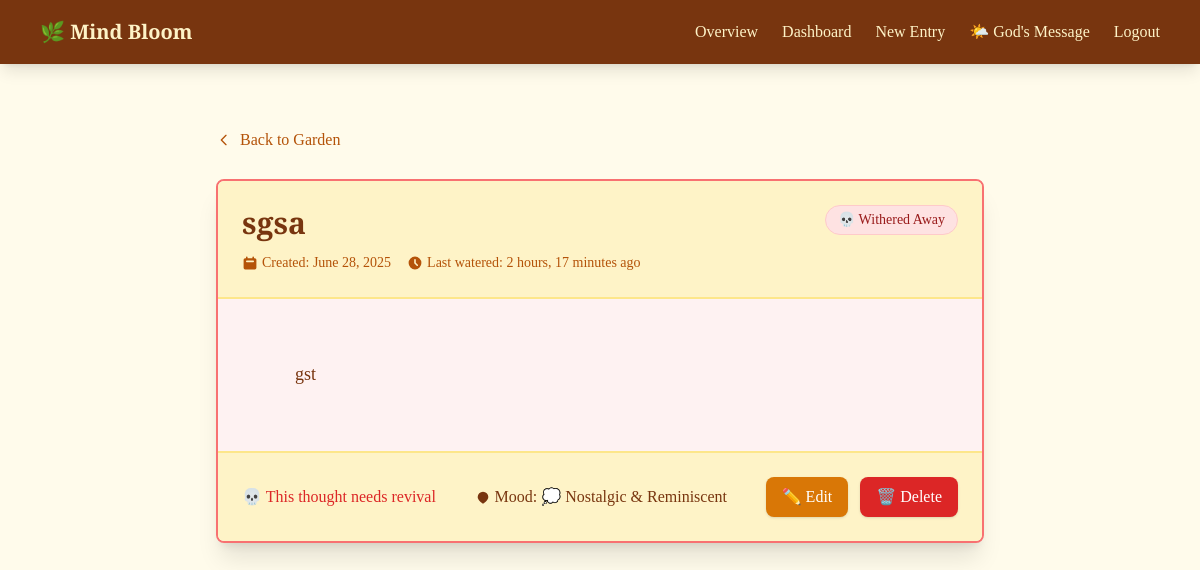
/entry/5/view/ (signed in), run on the app's committed database.
### core/models.py (models this page shows, shortened)
class Entry(models.Model):
    MOODS = [
        ('happy', '😊 Happy & Joyful'),
        ('sad', '😢 Sad & Melancholy'),
        ('excited', '🎉 Excited & Energetic'),
        ('calm', '😌 Calm & Peaceful'),
        ('anxious', '😰 Anxious & Worried'),
        ('grateful', '🙏 Grateful & Thankful'),
        ('reflective', '🤔 Reflective & Thoughtful'),
        ('creative', '🎨 Creative & Inspired'),
        ('nostalgic', '💭 Nostalgic & Reminiscent'),
    ]
    user = models.ForeignKey(User, on_delete=models.CASCADE)
    memory_title = models.CharField(max_length=200)
    content = models.TextField()
    created_at = models.DateTimeField(auto_now_add=True)
    last_watered = models.DateTimeField(default=timezone.now)
    is_dead = models.BooleanField(default=False)  # ✅ BooleanField
    mood = models.CharField(max_length=20, choices=MOODS, default='happy')

### core/views.py (the view)
# urls.py: path('entry/<int:entry_id>/view/', views.view_entry, name='view_entry'),
@login_required
def view_entry(request, entry_id):
    entry = get_object_or_404(Entry, id=entry_id, user=request.user)
    return render(request, 'journal/view_entry.html', {'entry': entry})

### templates/journal/view_entry.html (shortened to what this page needs)
{% extends "base.html" %}
{% block content %}
<div class="max-w-3xl mx-auto mt-8">
  <div class="mb-6">
    <a href="{% url 'dashboard' %}"
       class="inline-flex items-center text-amber-700 hover:text-amber-900 font-medium transition-colors duration-200">
      <svg class="w-4 h-4 mr-2" fill="none" stroke="currentColor" viewBox="0 0 24 24">
        <path stroke-linecap="round" stroke-linejoin="round" stroke-width="2" d="M15 19l-7-7 7-7"></path>
      </svg>
      Back to Garden
    </a>
  </div>
  <article class="bg-amber-50 border-2 rounded-lg shadow-xl overflow-hidden
                 {% if entry.is_dead %}
                   border-red-400 bg-red-50
                 {% else %}
                   border-amber-300
                 {% endif %}">
    <header class="bg-amber-100 border-b-2 border-amber-200 p-6">
      <div class="flex items-start justify-between">
        <div class="flex-1">
          <h1 class="font-display text-3xl font-semibold text-amber-900 mb-3">
            {{ entry.memory_title }}
          </h1>
          <div class="flex flex-wrap items-center gap-4 text-sm text-amber-700">
            <div class="flex items-center">
              <svg class="w-4 h-4 mr-1" fill="currentColor" viewBox="0 0 20 20">
                <path fill-rule="evenodd" d="M6 2a1 1 0 00-1 1v1H4a2 2 0 00-2 2v10a2 2 0 002 2h12a2 2 0 002-2V6a2 2 0 00-2-2h-1V3a1 1 0 10-2 0v1H7V3a1 1 0 00-1-1zm0 5a1 1 0 000 2h8a1 1 0 100-2H6z" clip-rule="evenodd"></path>
              </svg>
              Created: {{ entry.created_at|date:"F j, Y" }}
            </div>
            <div class="flex items-center">
              <svg class="w-4 h-4 mr-1" fill="currentColor" viewBox="0 0 20 20">
                <path fill-rule="evenodd" d="M10 18a8 8 0 100-16 8 8 0 000 16zm1-12a1 1 0 10-2 0v4a1 1 0 00.293.707l2.828 2.829a1 1 0 101.415-1.415L11 9.586V6z" clip-rule="evenodd"></path>
              </svg>
              Last watered: {{ entry.last_watered|timesince }} ago
            </div>
          </div>
        </div>
        <div class="ml-4">
          {% if not entry.is_dead %}
            <span class="inline-flex items-center px-3 py-1 rounded-full text-sm font-medium bg-green-100 text-green-800 border border-green-200">
              🌱 Growing Strong
            </span>
          {% else %}
            <span class="inline-flex items-center px-3 py-1 rounded-full text-sm font-medium bg-red-100 text-red-800 border border-red-200">
              💀 Withered Away
            </span>
          {% endif %}
        </div>
      </div>
    </header>
    <div class="p-8">
      <div class="prose prose-amber max-w-none">
        <div class="text-amber-900 leading-relaxed text-lg font-serif whitespace-pre-wrap">
          {{ entry.content }}
        </div>
      </div>
    </div>
    <footer class="bg-amber-100 border-t-2 border-amber-200 p-6">
      <div class="flex flex-wrap items-center justify-between gap-4">
        <div class="flex items-center space-x-3">
          {% if not entry.is_dead %}
            <form method="post" action="{% url 'water_entry' entry.id %}" class="inline">
              {% csrf_token %}
              <button class="bg-blue-600 hover:bg-blue-700 text-white px-6 py-2 rounded-lg font-medium transition-colors duration-200 shadow hover:shadow-md flex items-center">
                💧 Water This Thought
              </button>
            </form>
          {% else %}
            <div class="text-red-600 font-medium flex items-center">
              💀 This thought needs revival
            </div>
          {% endif %}
        </div>
        {% if entry.mood %}
  <div class="flex items-center">
    <svg class="w-4 h-4 mr-1" fill="currentColor" viewBox="0 0 24 24">
      <path d="M12 22s8-4.438 8-10a8 8 0 10-16 0c0 5.562 8 10 8 10z" />
    </svg>
    Mood: <span class="ml-1 font-medium">{{ entry.get_mood_display }}</span>
  </div>
{% endif %}
        <div class="flex items-center space-x-3">
          <a href="{% url 'edit_entry' entry.id %}"
             class="bg-amber-600 hover:bg-amber-700 text-white px-4 py-2 rounded-lg font-medium transition-colors duration-200 shadow hover:shadow-md">
            ✏️ Edit
          </a>
          <button onclick="confirmDelete()"
                  class="bg-red-600 hover:bg-red-700 text-white px-4 py-2 rounded-lg font-medium transition-colors duration-200 shadow hover:shadow-md">
            🗑️ Delete
          </button>
        </div>
      </div>
    </footer>
  </article>
{% endblock %}

### data on the page
Entry: memory_title "sgsa", created_at "June 28, 2025", last_watered "2 hours, 17 minutes", content "gst", mood "💭 Nostalgic & Reminiscent"
